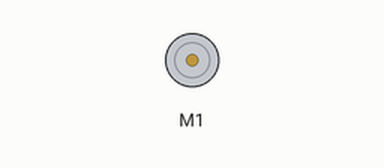
Bench run of a sketch on a simulated Arduino Uno, built with avr-gcc and run on an emulated ATmega328P. On the bench: DC motor (green arrow = forward, orange = backward, longer = faster). What the sketch prints to the serial monitor is not drawn.

Above: at 0.15 s.
At 0.45 s:
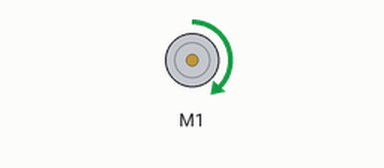
At 2.65 s:
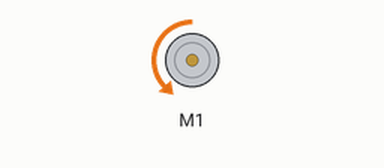
Timing chart, 0 to 4.4 s (numbered marks = the images above):
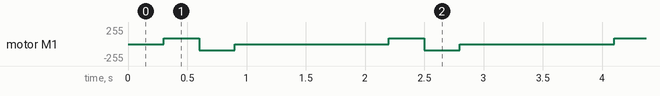

Measured:
- by itself, motor M1: repeats every 1.9 s: backward 90/255 0.30 s, stopped 1.3 s, forward 90/255 0.30 s

The sketch:

MotorTest.ino
```cpp
// (licence header left out)
#include <AFMotor.h>

AF_DCMotor motor(1);

void setup() {
  Serial.begin(115200);           // set up Serial library at 9600 bps
  Serial.println("Motor test!");

  // turn on motor
  motor.setSpeed(90);

  motor.run(RELEASE);
}

void loop() {
  uint8_t i;

  Serial.print("tick");
  motor.run(RELEASE);
  delay(300);
  motor.run(FORWARD);
  delay(300);
  motor.run(BACKWARD);
  delay(300);
  motor.run(RELEASE);
  delay(1000);
  Serial.print("tech");
}
```
